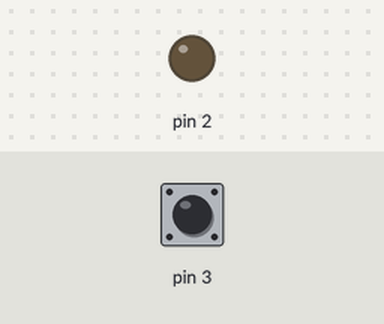
A sketch run on a simulated Arduino Uno, built with avr-gcc and run on an emulated ATmega328P. On the bench: output pins drawn as LEDs (lit = HIGH). The inputs (shaded band) are chosen by the test bench; at power-on: pin 3 HIGH.

Above: at 1.2 s.
1.3 s: pin 3 pulled LOW for 0.15 s
At 1.37 s:
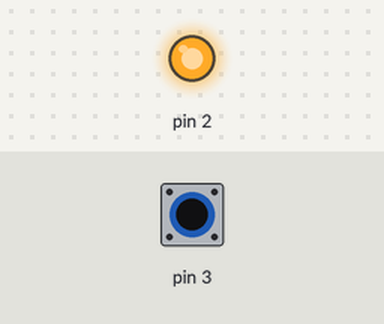
2.9 s: pin 3 pulled LOW for 3.2 s
At 7.3 s:
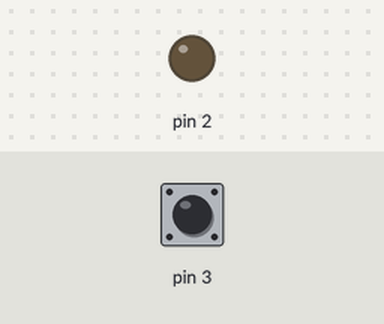
Timing chart, 0 to 8.8 s (numbered marks = the images above; inputs shaded):
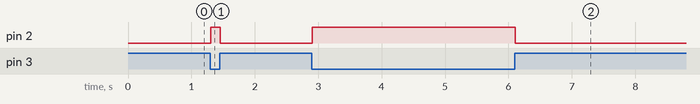

Measured:
- after the input at 1.3 s, pin 2: LOW → HIGH at once, → LOW 0.15 s later
- after the input at 2.9 s, pin 2: LOW → HIGH at once, → LOW 3.2 s later

The sketch:

sketch_jul16a.ino
```cpp
const int interval = 1000;
const float dutyRatio = 0.1f;
int onTime = 0;

void setup() {
  pinMode(2, OUTPUT);
  pinMode(3, INPUT_PULLUP);
}

void loop() {
  digitalWrite(2, !digitalRead(3));
  delay(10);
}
```

cadv01.c
```cpp
#include <stdio.h>

int main(void)
{
	int data1,data2,data3,data6;
	int data4 = 0;
	int data5 = 1;

	printf("   Ì2 Â Ì ü Í l ð « µ Z µ Ü · B:");
		scanf("%d, %d",&data1,&data2);

	data3 = data1 + data2;
	data6 = data1 + data2;

	printf ("%d  Æ %d  Ì   v l Í %d  Å · B\n",data1,data2,data3);

	printf("   É %d  ð2 i   \ L É ¼ µ Ü · B\n",data3);

	while(data3>0) {
		data4 = data4 + ( data3 % 2 ) * data5;
		data3 = data3 / 2;
		data5 = data5 * 10;
	}

	printf("%d  Ì2 i   \ L Í %d  Å · B\n",data6,data4);

	return 0;
}
```

cadv02-1.c
```cpp
#include <stdio.h>

int main(void)
{
	char str[256] = "DRAGON";
	scanf("%s",&str[6]);
	printf("%s\n",str);

	printf("str[0] Ì v f Ì l :\'%c\'\n", str[0]);
	printf("str[1] Ì v f Ì l :\'%c\'\n", str[1]);
	printf("str[0] Ì v f Ì A h   X :%p\n",str[0]);
	printf("str[1] Ì v f Ì A h   X :%p\n",str[1]);
	printf("str Ì æ ª v f Ì A h   X :%p\n",str);

	return 0;
}
```

cadv02-2.c
```cpp
#include <stdio.h>

int main(void)
{
	int min,max,sum;

	printf(" Å ¬ l Æ Å å l ð, Å æ Ø Á Ä ü Í µ Ä º ³ ¢ B:");
	scanf("%d, %d",&min,&max);

	sum = (min + max) * (max - min + 1 ) / 2;

	printf("%d `%d  Ì   v Í %d  Å · B\n", min,max,sum);
	return 0;
}
```

cadv03-2.c
```cpp
#include <stdio.h>

int main(void)
{
	int suuti;
	scanf ("%d",&suuti);
	if (suuti >= 7 && suuti <= 24) printf("7 `24 Ì Ô Å · B\n");
	if (!(suuti >= 7 && suuti <= 24)) printf("7 `24 Ì Ô Å Í   è Ü ¹ ñ B\n");

	return 0;
}
```

cadv03.c
```cpp
#include <stdio.h>

int main(void)
{
	int *p = NULL;
	int i = 5;
	p = &i;


	printf("i = %d\n", i);
	*p = i * 3;
	printf("i = %d\n", i);

	return 0;
}
```

cadv04-2.c
```cpp
#include <stdio.h>

int main(void)
{
	int data;
	double s;

	do {
		printf(" ¼ a Í H:");
		scanf("%d", &data);
	} while (data < 0);

	s = data * data * 3.14;
	printf(" Ê Ï Í %f  Å · B\n",s);

	return 0;
}
```

cadv04.c
```cpp
void seteven2zero(int data[]);

int main(void)
{
	int i, array[5] = {15,78,98,15,98};

	for(i = 0; i < 4; i++) {
		printf("array[%d] = %d\n", i, array[i]);
	}

	seteven2zero(array);

	printf("\n");
	for(i = 0; i < 4; i++) {
		printf("array[%d] = %d\n", i, array[i]);
	}

	return 0;
}

void seteven2zero(int data[])
{
	int i;

	for(i = 0; i < 4; i++) {
		if(data[i] % 2 == 0)
		    data[i] = 0;
	}
}
```

cadv05-2.c
```cpp
#include <stdio.h>
#include <string.h>

int main(void)
{
	int len, i;
	char str1[256],str2[] = "DRAGONQUEST";

	scanf("%s", str1);

	len = strlen(str2);

	for (i = 0;i < len + 1;i++) {
		if (str1[i] != str2[i]) break;
	}

	if (i == len + 1) {
		printf(" ¯ ¶\n");
	} else {
		printf(" á ¤\n");
	}

	return 0;
}
```

cadv05.c
```cpp
#include <stdio.h>

void capitalize(char *data);

int main(void)
{
	int i;
	char str[] = "abcde";

	for (i = 0;str[i] != '\0'; i++){
		printf("%c",str[i]);
	}
	printf("\n");

	capitalize(str);

	printf("%s\n",str);

	return 0;
}

void capitalize(char *data)
{
	int i;
	for (i = 0;data[i] !='\0'; i++) {
		data[i] = data[i] - 32;
	}


}
```

cadv06.c
```cpp
#include <stdio.h>
#include <math.h>

typedef struct {
	double x;
	double y;
}point;

int main(void)
{
	point p1, p2;
	double distance;
	p1.x =1.0;
	p1.y =1.0;

	p2.x =4.0;
	p2.y =5.0;


	printf("p1 Ì À W Í(%f, %f)\n", p1.x, p1.y);
	printf("p2 Ì À W Í(%f, %f)\n", p2.x, p2.y);

	distance = (p2.x - p1.x) * (p2.x - p1.x) + (p2.y - p1.y) * (p2.y - p1.y);
	distance = sqrt(distance);

	printf("p1 Æp2 Ì   £ Í%f\n", distance);
	return 0;
}
```

cadv07.c
```cpp
#include <stdio.h>
#include <math.h>

typedef struct {
	double x;
	double y;
} point;

double getDistance(point * p1,point * p2);
int main(void)
{
	point p1,p2;

	p1.x = 1.0;
	p1.y = 1.0;

	p2.x = 4.0;
	p2.y = 5.0;

	printf("p1 Ì À W Í(%f, %f)\n", p1.x, p1.y);
	printf("p2 Ì À W Í(%f, %f)\n", p2.x, p2.y);

	printf("p1 Æp2 Ì   £ Í%f\n", getDistance(&p1,&p2));

	return 0;
}

double getDistance(point * p1,point * p2)
{
	double distance;

	distance = (p2->x - p1->x) * (p2->x - p1->x) + (p2->y - p1->y) * (p2->y - p1->y);
	distance = sqrt(distance);

	return distance;
}
```

cadv08-1.c
```cpp
#include <stdio.h>
#include <math.h>

typedef struct {
	double x;
	double y;
} point;

void setXY(point *p, double x, double y);

double getDistance(point *pa, point *pb);

int main(void)
{
	point p1, p2;

	setXY(&p1, 1.0, 1.0);
	setXY(&p2, 4.0, 5.0);

	printf("p1 Ì À W Í(%f, %f)\n", p1.x, p1.y);
	printf("p2 Ì À W Í(%f, %f)\n", p2.x, p2.y);

	printf("p1 Æp2 Ì   £ Í%f\n", getDistance(&p1, &p2));

	return 0;
}

void setXY(point *p, double x, double y)
{
	p->x = x;
	p->y = y;
}

double getDistance(point *pa, point *pb)
{
	double distance;

	distance = (pb->x - pa->x) * (pb->x - pa->x) + (pb->y - pa->y) * (pb->y - pa->y);
	distance = sqrt(distance);

	return distance;
}
```

list0101.c
```cpp
/*
	 ®   l ð15 Æ37 Ì a ð \ ¦ · é B
*/

#include<stdio.h>

int main(void)
{
		printf("%d", 15 + 37);

		return 0;
}
```
